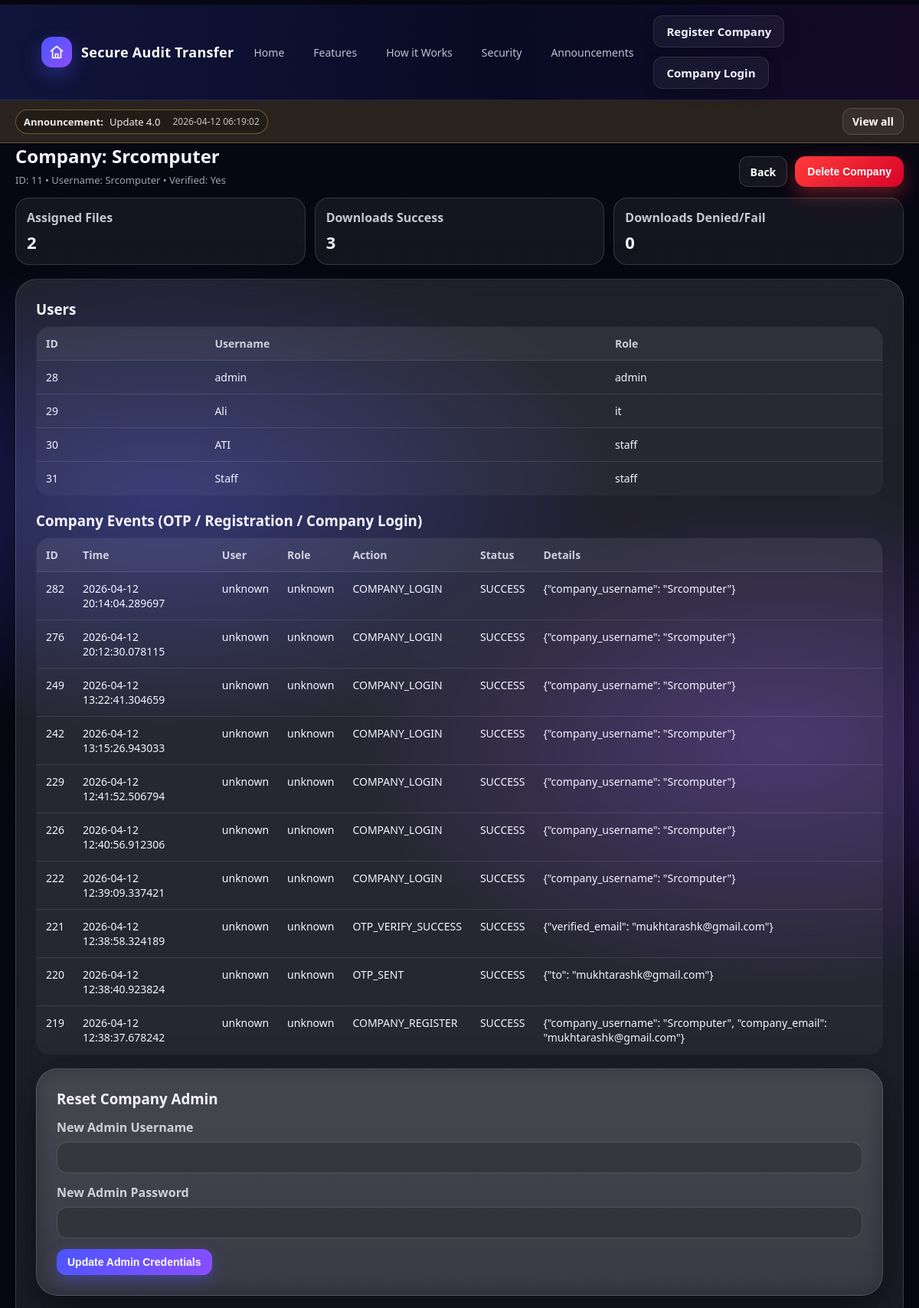
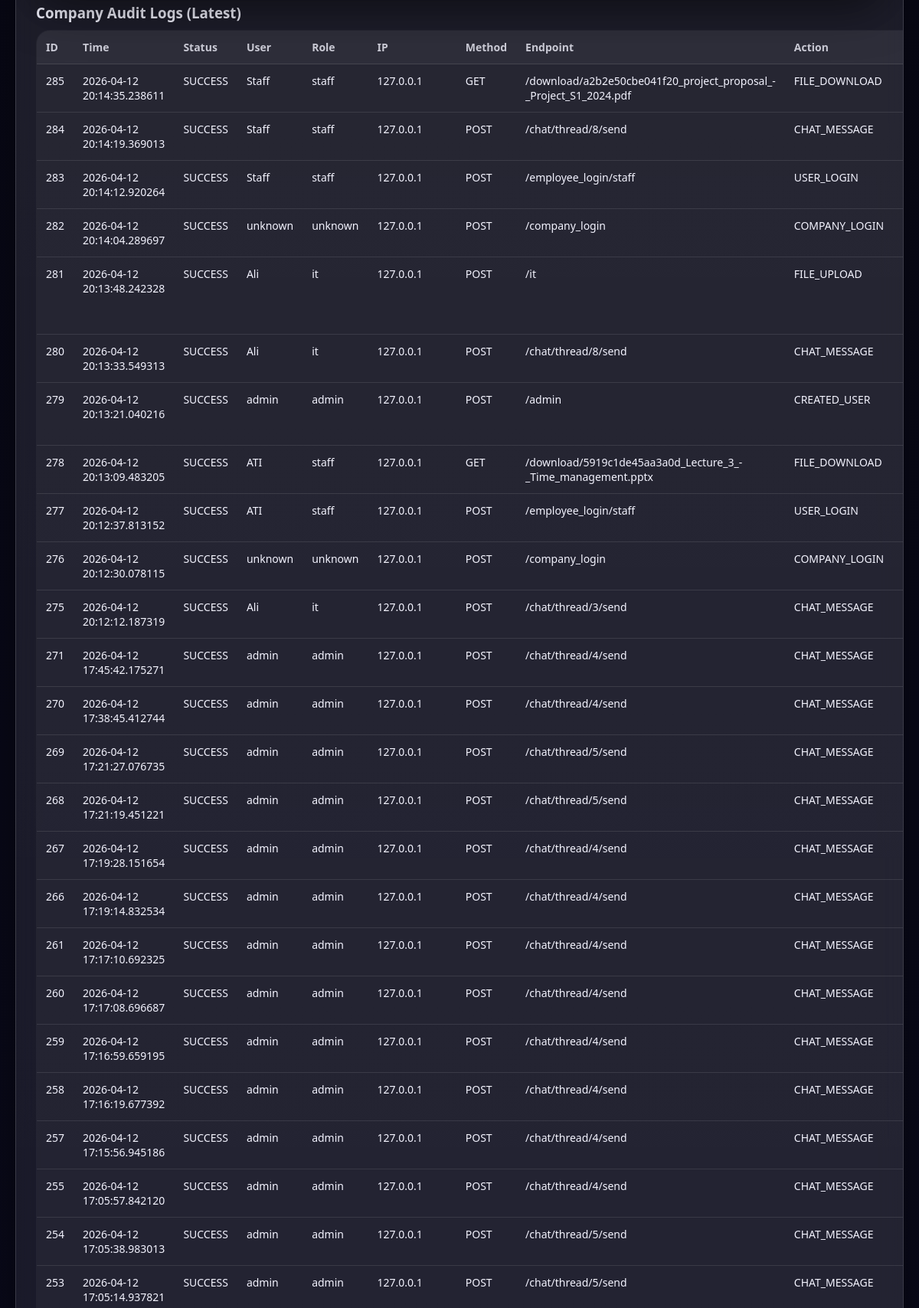
/root/company/11 (signed in, upper part), run on the app's committed database (2 pictures, top to bottom).
### tables this page shows
CREATE TABLE announcements (
        id INTEGER PRIMARY KEY AUTOINCREMENT,
        title TEXT NOT NULL,
        body TEXT NOT NULL,
        created_at DATETIME DEFAULT CURRENT_TIMESTAMP
    );

CREATE TABLE companies (
        id INTEGER PRIMARY KEY AUTOINCREMENT,
        company_name TEXT,
        company_username TEXT UNIQUE,
        company_password TEXT,
        company_email TEXT,
        description TEXT
    , is_verified INTEGER DEFAULT 0, otp_salt TEXT, otp_hash TEXT, otp_expires_at DATETIME, otp_attempts INTEGER DEFAULT 0, otp_last_sent_at DATETIME);

CREATE TABLE users (
        id INTEGER PRIMARY KEY AUTOINCREMENT,
        username TEXT,
        password TEXT,
        role TEXT,
        company_id INTEGER
    );

CREATE TABLE audit_logs (
        id INTEGER PRIMARY KEY AUTOINCREMENT,
        username TEXT,
        role TEXT,
        action TEXT,
        staff_id INTEGER,
        company_id INTEGER,
        timestamp DATETIME DEFAULT CURRENT_TIMESTAMP
    , actor_user_id INTEGER, ip_address TEXT, user_agent TEXT, endpoint TEXT, method TEXT, status TEXT, file_id INTEGER, file_name TEXT, target_user TEXT, details TEXT);

### app.py (the view)
@app.route("/root/company/<int:company_id>")
def root_company_detail(company_id):
    if not root_required():
        return redirect(url_for("root_login"))
    conn = get_db()
    cur = conn.cursor()
    cur.execute("""
        SELECT id, company_name, company_username, company_email, description, COALESCE(is_verified,0)
        FROM companies
        WHERE id=?
    """, (company_id,))
    company = cur.fetchone()
    if not company:
        conn.close()
        flash("Company not found.", "danger")
        return redirect(url_for("root_dashboard"))
    cur.execute("""
        SELECT id, username, role
        FROM users
        WHERE company_id=?
        ORDER BY role, username
    """, (company_id,))
    users = cur.fetchall()
    cur.execute("SELECT COUNT(*) FROM files WHERE company_id=?", (company_id,))
    total_assigned_files = cur.fetchone()[0]
    cur.execute("""
        SELECT COUNT(*)
        FROM audit_logs
        WHERE company_id=? AND action='FILE_DOWNLOAD' AND COALESCE(status,'')='SUCCESS'
    """, (company_id,))
    downloads_success = cur.fetchone()[0]
    cur.execute("""
        SELECT COUNT(*)
        FROM audit_logs
        WHERE company_id=? AND action='FILE_DOWNLOAD' AND COALESCE(status,'')!='SUCCESS'
    """, (company_id,))
    downloads_denied_or_fail = cur.fetchone()[0]
    cur.execute("""
        SELECT id, timestamp, username, role, action, COALESCE(status,'NULL'), COALESCE(details,'NULL')
        FROM audit_logs
        WHERE company_id=?
          AND action IN ('COMPANY_REGISTER','OTP_SENT','OTP_VERIFY_SUCCESS','OTP_VERIFY_FAIL','COMPANY_LOGIN','COMPANY_LOGIN_FAIL')
        ORDER BY id DESC
        LIMIT 200
    """, (company_id,))
    company_events = cur.fetchall()
    cur.execute("""
        SELECT id, timestamp, COALESCE(status,'NULL'), COALESCE(username,'NULL'), COALESCE(role,'NULL'),
               COALESCE(ip_address,'NULL'), COALESCE(method,'NULL'), COALESCE(endpoint,'NULL'),
               COALESCE(action,'NULL'), COALESCE(file_name,'NULL'), COALESCE(target_user,'NULL'), COALESCE(details,'NULL')
        FROM audit_logs
        WHERE company_id=?
        ORDER BY id DESC
        LIMIT 300
    """, (company_id,))
    audit_rows = cur.fetchall()
    conn.close()
    metrics = {
        "total_assigned_files": total_assigned_files,
        "downloads_success": downloads_success,
        "downloads_denied_or_fail": downloads_denied_or_fail,
    }
    return render_template("root_company_detail.html",
                           company=company, users=users, metrics=metrics,
                           company_events=company_events, audit_rows=audit_rows)

### app.py (called while the page is built)
def get_db():
    conn = sqlite3.connect(DATABASE)
    return conn

def root_required():
    return bool(session.get("is_root") is True)

@app.context_processor
def inject_latest_announcement():
    try:
        conn = get_db()
        cur = conn.cursor()
        cur.execute("SELECT id, title, created_at FROM announcements ORDER BY id DESC LIMIT 1")
        row = cur.fetchone()
        conn.close()
        if row:
            return {"latest_announcement": {"id": row[0], "title": row[1], "created_at": row[2]}}
    except Exception:
        pass
    return {"latest_announcement": None}

### templates/root_company_detail.html (shortened to what this page needs)
{% extends "base.html" %}
{% block content %}
<div style="display:flex;justify-content:space-between;align-items:flex-end;gap:10px;flex-wrap:wrap;">
  <div>
    <h2 style="margin:0 0 6px;">Company: {{ company[1] }}</h2>
    <div class="small-muted">
      ID: {{ company[0] }} • Username: {{ company[2] }} • Verified: {{ "Yes" if company[5] == 1 else "No" }}
    </div>
  </div>
  <div style="display:flex;gap:10px;flex-wrap:wrap;">
    <a class="btn" href="{{ url_for('root_dashboard') }}">Back</a>
    <form method="POST"
          action="{{ url_for('root_delete_company', company_id=company[0]) }}"
          onsubmit="return confirmDeleteCompany('{{ company[1] }}');"
          style="margin:0;">
      <button class="btn btn-danger-solid" type="submit">
        Delete Company
      </button>
    </form>
  </div>
</div>
  <div class="grid-3" style="margin-top:14px;">
    <div class="stat"><b>Assigned Files</b><div class="num">{{ metrics.total_assigned_files }}</div></div>
    <div class="stat"><b>Downloads Success</b><div class="num">{{ metrics.downloads_success }}</div></div>
    <div class="stat"><b>Downloads Denied/Fail</b><div class="num">{{ metrics.downloads_denied_or_fail }}</div></div>
  </div>
  <div class="glass-card" style="margin-top:18px;">
    <div class="right-pane">
      <h3 style="margin:0 0 10px;">Users</h3>
      <table class="table">
        <thead><tr><th>ID</th><th>Username</th><th>Role</th></tr></thead>
        <tbody>
          {% for u in users %}
          <tr><td>{{ u[0] }}</td><td>{{ u[1] }}</td><td>{{ u[2] }}</td></tr>
          {% endfor %}
        </tbody>
      </table>
      <h3 style="margin:20px 0 10px;">Company Events (OTP / Registration / Company Login)</h3>
      <table class="table">
        <thead><tr><th>ID</th><th>Time</th><th>User</th><th>Role</th><th>Action</th><th>Status</th><th>Details</th></tr></thead>
        <tbody>
          {% for e in company_events %}
          <tr><td>{{ e[0] }}</td><td>{{ e[1] }}</td><td>{{ e[2] }}</td><td>{{ e[3] }}</td><td>{{ e[4] }}</td><td>{{ e[5] }}</td><td>{{ e[6] }}</td></tr>
          {% endfor %}
        </tbody>
      </table>
<div class="glass-card" style="margin-top:18px;">
  <div class="right-pane">
    <h3 style="margin:0 0 12px;">Reset Company Admin</h3>
    <form method="POST" action="{{ url_for('root_reset_admin', company_id=company[0]) }}">
      <label class="form-label">New Admin Username</label>
      <input class="input" type="text" name="admin_username" required>
      <label class="form-label">New Admin Password</label>
      <input class="input" type="password" name="admin_password" required>
      <button class="btn btn-primary" style="margin-top:14px;">Update Admin Credentials</button>
  </div>
</div>
      <h3 style="margin:20px 0 10px;">Company Audit Logs (Latest)</h3>
      <table class="table">
        <thead>
          <tr>
            <th>ID</th><th>Time</th><th>Status</th><th>User</th><th>Role</th><th>IP</th>
            <th>Method</th><th>Endpoint</th><th>Action</th><th>File</th><th>Target</th><th>Details</th>
          </tr>
        </thead>
        <tbody>
          {% for a in audit_rows %}
          <tr>
            <td>{{ a[0] }}</td><td>{{ a[1] }}</td><td>{{ a[2] }}</td><td>{{ a[3] }}</td><td>{{ a[4] }}</td><td>{{ a[5] }}</td>
            <td>{{ a[6] }}</td><td>{{ a[7] }}</td><td>{{ a[8] }}</td><td>{{ a[9] }}</td><td>{{ a[10] }}</td><td>{{ a[11] }}</td>
          </tr>
          {% endfor %}
        </tbody>
      </table>
    </div>
  </div>
</div>
{% endblock %}

### templates/base.html (shortened to what this page needs)
<!DOCTYPE html>
<html>
<head>
  <link rel="stylesheet" href="{{ url_for('static', filename='theme.css') }}">
</head>
<body>
<div class="navbar">
  <div class="container-xl nav-inner">
    <a class="brand" href="{{ url_for('home') }}">
      <span class="brand-badge">
      </span>
      <span>Secure Audit Transfer</span>
    </a>
    <div class="nav-links">
      <a href="{{ url_for('home') }}">Home</a>
      <a href="{{ url_for('home') }}#features">Features</a>
      <a href="{{ url_for('home') }}#how">How it Works</a>
      <a href="{{ url_for('home') }}#security">Security</a>
      <a href="{{ url_for('announcements_page') }}">Announcements</a>
    </div>
    <div class="nav-actions">
      <div class="nav-right">
  {% if session.get('company_id') %}
    <a href="{{ url_for('portal_select') }}" class="nav-link-btn">Back to Dashboard</a>
    {% if session.get('role') == 'admin' %}
      <a href="{{ url_for('admin_dashboard') }}" class="nav-link-btn">Admin Panel</a>
    {% elif session.get('role') == 'it' %}
      <a href="{{ url_for('it_dashboard') }}" class="nav-link-btn">IT Panel</a>
    {% elif session.get('role') == 'staff' %}
      <a href="{{ url_for('staff_dashboard') }}" class="nav-link-btn">Staff Panel</a>
    {% endif %}
    <a href="{{ url_for('logout') }}" class="nav-link-btn logout-btn">Logout</a>
  {% else %}
    <a href="{{ url_for('register_company') }}" class="nav-link-btn">Register Company</a>
    <a href="{{ url_for('company_login') }}" class="nav-link-btn">Company Login</a>
  {% endif %}
</div>
    </div>
  </div>
</div>
{% if latest_announcement %}
<div class="announce-bar">
  <div class="container-xl wrap">
    <div class="announce-pill">
      <b>Announcement:</b>
      <span>{{ latest_announcement.title }}</span>
      <span class="announce-date">{{ latest_announcement.created_at }}</span>
    </div>
    <a class="btn" href="{{ url_for('announcements_page') }}" style="padding:7px 12px;">View all</a>
  </div>
</div>
{% endif %}
<div class="container-xl">
  {% block content %}{% endblock %}
</body>
</html>

### static/theme.css (style rules this page uses)
:root { --bg:#070712; --bg2:#0b0b1f; --text:#f4f4ff; --muted:rgba(244,244,255,.65); --glass: rgba(255,255,255,.08); --stroke: rgba(255,255,255,.14); --primary:#4a56ff; --primary2:#8c4dff; --good:#3ddc97; --warn:#ffcc66; --danger:#ff5c7a; --shadow: 0 24px 60px rgba(0,0,0,.55); --radius: 22px; --radius2: 16px; --font: ui-sans-serif, system-ui, -apple-system, Segoe UI, Roboto, Helvetica, Arial; }
* { box-sizing:border-box; }
html,body { height:100%; }
body { margin:0; font-family:var(--font); color:var(--text); background: radial-gradient(1000px 520px at 18% 12%, rgba(74,86,255,.35), transparent 60%), radial-gradient(900px 520px at 85% 18%, rgba(140,77,255,.30), transparent 62%), radial-gradient(1100px 700px at 45% 90%, rgba(74,86,255,.16), transparent 60%), linear-gradient(180deg, var(--bg) 0%, var(--bg2) 100%); }
a { color: inherit; text-decoration:none; }
.container-xl { max-width: 1180px; margin: 0 auto; padding: 0 18px; }
.navbar { position: sticky; top:0; z-index: 50; backdrop-filter: blur(12px); background: rgba(10,10,20,.45); border-bottom: 1px solid rgba(255,255,255,.10); }
.nav-inner { display:flex; align-items:center; justify-content:space-between; gap:14px; padding: 14px 0; }
.brand { display:flex; align-items:center; gap:10px; font-weight: 750; letter-spacing: .2px; }
.brand-badge { width: 34px; height:34px; border-radius: 12px; background: linear-gradient(135deg, rgba(74,86,255,1), rgba(140,77,255,1)); box-shadow: 0 10px 25px rgba(74,86,255,.30); }
.nav-links { display:flex; gap:14px; flex-wrap:wrap; align-items:center; }
.nav-links a { color: rgba(244,244,255,.78); font-size: 14px; padding: 8px 10px; border-radius: 12px; }
.nav-actions { display:flex; gap:10px; align-items:center; flex-wrap:wrap; }
.btn { display:inline-flex; align-items:center; justify-content:center; gap:8px; border-radius: 14px; padding: 10px 14px; font-weight: 650; border: 1px solid rgba(255,255,255,.14); background: rgba(255,255,255,.06); color: var(--text); cursor:pointer; transition: transform .12s ease, background .12s ease, border-color .12s ease; }
.btn-primary { border-color: rgba(74,86,255,.55); background: linear-gradient(135deg, rgba(74,86,255,1), rgba(140,77,255,1)); box-shadow: 0 12px 32px rgba(74,86,255,.24); }
.glass-card { margin: 26px auto 0; border-radius: 28px; background: linear-gradient(180deg, rgba(255,255,255,.10), rgba(255,255,255,.05)); border: 1px solid rgba(255,255,255,.14); box-shadow: var(--shadow); backdrop-filter: blur(16px); overflow:hidden; }
.right-pane { padding: 26px; }
.form-label { color: rgba(244,244,255,.80); font-weight: 650; margin-top: 14px; display:block; }
.input { width: 100%; margin-top: 8px; padding: 12px 12px; border-radius: 14px; border: 1px solid rgba(255,255,255,.14); background: rgba(0,0,0,.18); color: var(--text); outline:none; }
.input::placeholder { color: rgba(244,244,255,.40); }
.table { width:100%; border-collapse: collapse; overflow:hidden; border-radius: 18px; border: 1px solid rgba(255,255,255,.12); background: rgba(255,255,255,.04); }
.table th, .table td { padding: 12px 12px; border-bottom: 1px solid rgba(255,255,255,.10); vertical-align: top; font-size: 14px; }
.table th { color: rgba(244,244,255,.80); text-align:left; background: rgba(255,255,255,.04); }
.grid-3 { display:grid; grid-template-columns: repeat(3, 1fr); gap: 12px; }
.stat { border-radius: 18px; border: 1px solid rgba(255,255,255,.14); background: rgba(255,255,255,.06); padding: 14px; }
.stat b { display:block; color: rgba(244,244,255,.80); }
.stat .num { font-size: 22px; font-weight: 900; margin-top: 6px; }
.small-muted { color: var(--muted); font-size: 13px; }
html { scroll-behavior: smooth; }

### templates/root_company_detail.html (style rules this page uses)
.btn-danger-solid { background: linear-gradient(135deg, #ff3b3b, #d90429) !important; color: #ffffff !important; border: none !important; padding: 12px 16px; border-radius: 14px; font-weight: 700; cursor: pointer; box-shadow: 0 10px 24px rgba(255, 60, 60, 0.35); transition: all .18s ease; backdrop-filter: none !important; }

### data on the page
announcements: title "Update 4.0", created_at "2026-04-12 06:19:02"
companies: company_name "Srcomputer", id "11", company_username "Srcomputer"
users: id "28", username "admin", role "admin"
users: id "29", username "Ali", role "it"
users: id "30", username "ATI", role "staff"
users: id "31", username "Staff", role "staff"
audit_logs: id "282", timestamp "2026-04-12 20:14:04.289697", username "unknown", role "unknown", action "COMPANY_LOGIN", status "SUCCESS", details "{\"company_username\": \"Srcomputer\"}", a "unknown", ip_address "127.0.0.1", method "POST", endpoint "/company_login"
audit_logs: id "276", timestamp "2026-04-12 20:12:30.078115", username "unknown", role "unknown", action "COMPANY_LOGIN", status "SUCCESS", details "{\"company_username\": \"Srcomputer\"}", a "unknown", ip_address "127.0.0.1", method "POST", endpoint "/company_login"
audit_logs: id "249", timestamp "2026-04-12 13:22:41.304659", username "unknown", role "unknown", action "COMPANY_LOGIN", status "SUCCESS", details "{\"company_username\": \"Srcomputer\"}"
audit_logs: id "242", timestamp "2026-04-12 13:15:26.943033", username "unknown", role "unknown", action "COMPANY_LOGIN", status "SUCCESS", details "{\"company_username\": \"Srcomputer\"}"
audit_logs: id "229", timestamp "2026-04-12 12:41:52.506794", username "unknown", role "unknown", action "COMPANY_LOGIN", status "SUCCESS", details "{\"company_username\": \"Srcomputer\"}"
audit_logs: id "226", timestamp "2026-04-12 12:40:56.912306", username "unknown", role "unknown", action "COMPANY_LOGIN", status "SUCCESS", details "{\"company_username\": \"Srcomputer\"}"
audit_logs: id "222", timestamp "2026-04-12 12:39:09.337421", username "unknown", role "unknown", action "COMPANY_LOGIN", status "SUCCESS", details "{\"company_username\": \"Srcomputer\"}"
audit_logs: id "221", timestamp "2026-04-12 12:38:58.324189", username "unknown", role "unknown", action "OTP_VERIFY_SUCCESS", status "SUCCESS", details "{\"verified_email\": \"mukhtarashk@gmail.com\"}"
audit_logs: id "220", timestamp "2026-04-12 12:38:40.923824", username "unknown", role "unknown", action "OTP_SENT", status "SUCCESS", details "{\"to\": \"mukhtarashk@gmail.com\"}"
audit_logs: id "219", timestamp "2026-04-12 12:38:37.678242", username "unknown", role "unknown", action "COMPANY_REGISTER", status "SUCCESS", details "{\"company_username\": \"Srcomputer\", \"company_email\": \"mukhtarashk@gmail.com\"}"
audit_logs: id "285", timestamp "2026-04-12 20:14:35.238611", status "SUCCESS", a "Staff", a "staff", ip_address "127.0.0.1", method "GET", endpoint "/download/a2b2e50cbe041f20_project_proposal_-_Project_S1_2024.pdf", action "FILE_DOWNLOAD"
audit_logs: id "284", timestamp "2026-04-12 20:14:19.369013", status "SUCCESS", a "Staff", a "staff", ip_address "127.0.0.1", method "POST", endpoint "/chat/thread/8/send", action "CHAT_MESSAGE"
audit_logs: id "283", timestamp "2026-04-12 20:14:12.920264", status "SUCCESS", a "Staff", a "staff", ip_address "127.0.0.1", method "POST", endpoint "/employee_login/staff", action "USER_LOGIN"
audit_logs: id "281", timestamp "2026-04-12 20:13:48.242328", status "SUCCESS", username "Ali", role "it", ip_address "127.0.0.1", method "POST", endpoint "/it", action "FILE_UPLOAD"
audit_logs: id "280", timestamp "2026-04-12 20:13:33.549313", status "SUCCESS", username "Ali", role "it", ip_address "127.0.0.1", method "POST", endpoint "/chat/thread/8/send", action "CHAT_MESSAGE"
audit_logs: id "279", timestamp "2026-04-12 20:13:21.040216", status "SUCCESS", a "admin", ip_address "127.0.0.1", method "POST", endpoint "/admin", action "CREATED_USER"
audit_logs: id "278", timestamp "2026-04-12 20:13:09.483205", status "SUCCESS", username "ATI", role "staff", ip_address "127.0.0.1", method "GET", endpoint "/download/5919c1de45aa3a0d_Lecture_3_-_Time_management.pptx", action "FILE_DOWNLOAD"
audit_logs: id "277", timestamp "2026-04-12 20:12:37.813152", status "SUCCESS", username "ATI", role "staff", ip_address "127.0.0.1", method "POST", endpoint "/employee_login/staff", action "USER_LOGIN"
audit_logs: id "275", timestamp "2026-04-12 20:12:12.187319", status "SUCCESS", username "Ali", role "it", ip_address "127.0.0.1", method "POST", endpoint "/chat/thread/3/send", action "CHAT_MESSAGE"
audit_logs: id "271", timestamp "2026-04-12 17:45:42.175271", status "SUCCESS", a "admin", ip_address "127.0.0.1", method "POST", endpoint "/chat/thread/4/send", action "CHAT_MESSAGE"
audit_logs: id "270", timestamp "2026-04-12 17:38:45.412744", status "SUCCESS", a "admin", ip_address "127.0.0.1", method "POST", endpoint "/chat/thread/4/send", action "CHAT_MESSAGE"
audit_logs: id "269", timestamp "2026-04-12 17:21:27.076735", status "SUCCESS", a "admin", ip_address "127.0.0.1", method "POST", endpoint "/chat/thread/5/send", action "CHAT_MESSAGE"
audit_logs: id "268", timestamp "2026-04-12 17:21:19.451221", status "SUCCESS", a "admin", ip_address "127.0.0.1", method "POST", endpoint "/chat/thread/5/send", action "CHAT_MESSAGE"
audit_logs: id "267", timestamp "2026-04-12 17:19:28.151654", status "SUCCESS", a "admin", ip_address "127.0.0.1", method "POST", endpoint "/chat/thread/4/send", action "CHAT_MESSAGE"
audit_logs: id "266", timestamp "2026-04-12 17:19:14.832534", status "SUCCESS", a "admin", ip_address "127.0.0.1", method "POST", endpoint "/chat/thread/4/send", action "CHAT_MESSAGE"
audit_logs: id "261", timestamp "2026-04-12 17:17:10.692325", status "SUCCESS", a "admin", ip_address "127.0.0.1", method "POST", endpoint "/chat/thread/4/send", action "CHAT_MESSAGE"
audit_logs: id "260", timestamp "2026-04-12 17:17:08.696687", status "SUCCESS", a "admin", ip_address "127.0.0.1", method "POST", endpoint "/chat/thread/4/send", action "CHAT_MESSAGE"
audit_logs: id "259", timestamp "2026-04-12 17:16:59.659195", status "SUCCESS", a "admin", ip_address "127.0.0.1", method "POST", endpoint "/chat/thread/4/send", action "CHAT_MESSAGE"
audit_logs: id "258", timestamp "2026-04-12 17:16:19.677392", status "SUCCESS", a "admin", ip_address "127.0.0.1", method "POST", endpoint "/chat/thread/4/send", action "CHAT_MESSAGE"
audit_logs: id "257", timestamp "2026-04-12 17:15:56.945186", status "SUCCESS", a "admin", ip_address "127.0.0.1", method "POST", endpoint "/chat/thread/4/send", action "CHAT_MESSAGE"
audit_logs: id "255", timestamp "2026-04-12 17:05:57.842120", status "SUCCESS", a "admin", ip_address "127.0.0.1", method "POST", endpoint "/chat/thread/4/send", action "CHAT_MESSAGE"
audit_logs: id "254", timestamp "2026-04-12 17:05:38.983013", status "SUCCESS", a "admin", ip_address "127.0.0.1", method "POST", endpoint "/chat/thread/5/send", action "CHAT_MESSAGE"
audit_logs: id "253", timestamp "2026-04-12 17:05:14.937821", status "SUCCESS", a "admin", ip_address "127.0.0.1", method "POST", endpoint "/chat/thread/5/send", action "CHAT_MESSAGE"

### other printed values
{{ "Yes" if company[5] == 1 else "No" }} "Yes"
{{ metrics.total_assigned_files }} "2"
{{ metrics.downloads_success }} "3"
{{ metrics.downloads_denied_or_fail }} "0"
